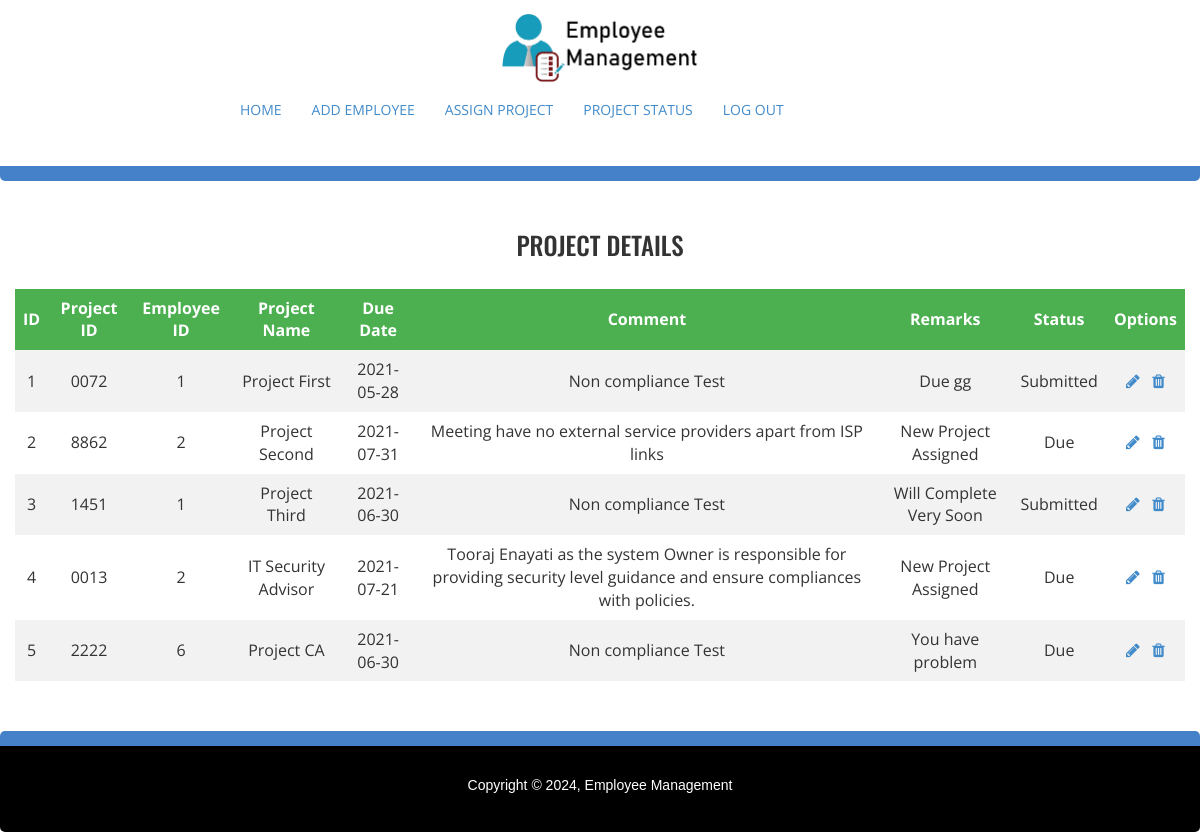
/admin/project-status, run on the app's committed database.
### tables this page shows
CREATE TABLE `projecttable` (
  `id` int(11) NOT NULL,
  `controlid` varchar(100) NOT NULL,
  `empid` int(11) NOT NULL,
  `projectName` varchar(255) NOT NULL,
  `requirement` varchar(255) NOT NULL,
  `applicable` varchar(255) NOT NULL,
  `duedate` date DEFAULT NULL,
  `noncomp` varchar(255) NOT NULL,
  `remarks` varchar(255) NOT NULL,
  `status` varchar(255) DEFAULT NULL
);

### admin/index.php (called while the page is built)
<?php
include('includes/header.php');
?>
<?php include("$page.php"); ?>
<?php
include('includes/footer.php');
?>

### admin/project-status.php (the view)
<?php
require_once ('includes/dbh.php');
$sql = "SELECT * from projecttable";
$result = mysqli_query($conn, $sql);
?>
<div class="container-fluid" >
	<h2 style="font-size: 25px; text-align: center;">PROJECT DETAILS </h2><br>
	<table cellpadding="10" width="100%">
		<tr bgcolor="#000">
			<th style="text-align:center">ID</th>
			<th style="text-align:center">Project ID</th>
			<th style="text-align:center">Employee ID</th>
			<th style="text-align:center">Project Name</th>
			<th style="text-align:center">Due Date</th>
			<th style="text-align:center">Comment </th>
			<th style="text-align:center">Remarks</th>
			<th style="text-align:center">Status</th>
			<th style="text-align:center;">Options</th>
		</tr>
		<?php
		while ($projecttable = mysqli_fetch_assoc($result)) {
			echo "<tr>";
			echo "<td>".$projecttable['id']."</td>";
			echo "<td>".$projecttable['controlid']."</td>";
			echo "<td>".$projecttable['empid']."</td>";
			echo "<td>".$projecttable['projectName']."</td>";
			echo "<td>".$projecttable['duedate']."</td>";
			echo "<td>".$projecttable['noncomp']."</td>";
			echo "<td>".$projecttable['remarks']."</td>";
			echo "<td>".$projecttable['status']."</td>";
			echo "<td>";
			echo '<a href="updatep.php?id='. $projecttable['id'] .'" title="Update Record" data-toggle="tooltip"><span class="fa fa-pencil"></span>&nbsp &nbsp</a>';
			echo '<a href="deletep.php?id='. $projecttable['id'] .'" title="Delete Record" data-toggle="tooltip"><span class="fa fa-trash"></span></a>';
			echo "</td>";
		}
		?>
	</table>
</div>

### admin/css/style.css (style rules this page uses)
body { font-family: 'Open Sans', sans-serif!important; }
a { text-decoration: none !important; }
h1,h2,h3,h4,h5,h6 { font-family: 'Oswald', sans-serif!important; }
table { margin: 0px; border-collapse: collapse; width: 100%; }
th, td { text-align: center; padding: 8px!important; font-size: 16px; }
tr:nth-child(even) { background-color: #f2f2f2 }
th { background-color: #4CAF50; color: white; }

### data on the page
projecttable: id "1", controlid "0072", empid "1", projectName "Project First", duedate "2021-05-28", noncomp "Non compliance Test", remarks "Due gg", status "Submitted"
projecttable: id "2", controlid "8862", empid "2", projectName "Project Second", duedate "2021-07-31", noncomp "Meeting have no external service providers apart from ISP links", remarks "New Project Assigned", status "Due"
projecttable: id "3", controlid "1451", empid "1", projectName "Project Third", duedate "2021-06-30", noncomp "Non compliance Test", remarks "Will Complete Very Soon", status "Submitted"
projecttable: id "4", controlid "0013", empid "2", projectName "IT Security Advisor", duedate "2021-07-21", noncomp "Tooraj Enayati as the system Owner is responsible for providing security level guidance and ensure compliances with policies.", remarks "New Project Assigned", status "Due"
projecttable: id "5", controlid "2222", empid "6", projectName "Project CA", duedate "2021-06-30", noncomp "Non compliance Test", remarks "You have problem", status "Due"
